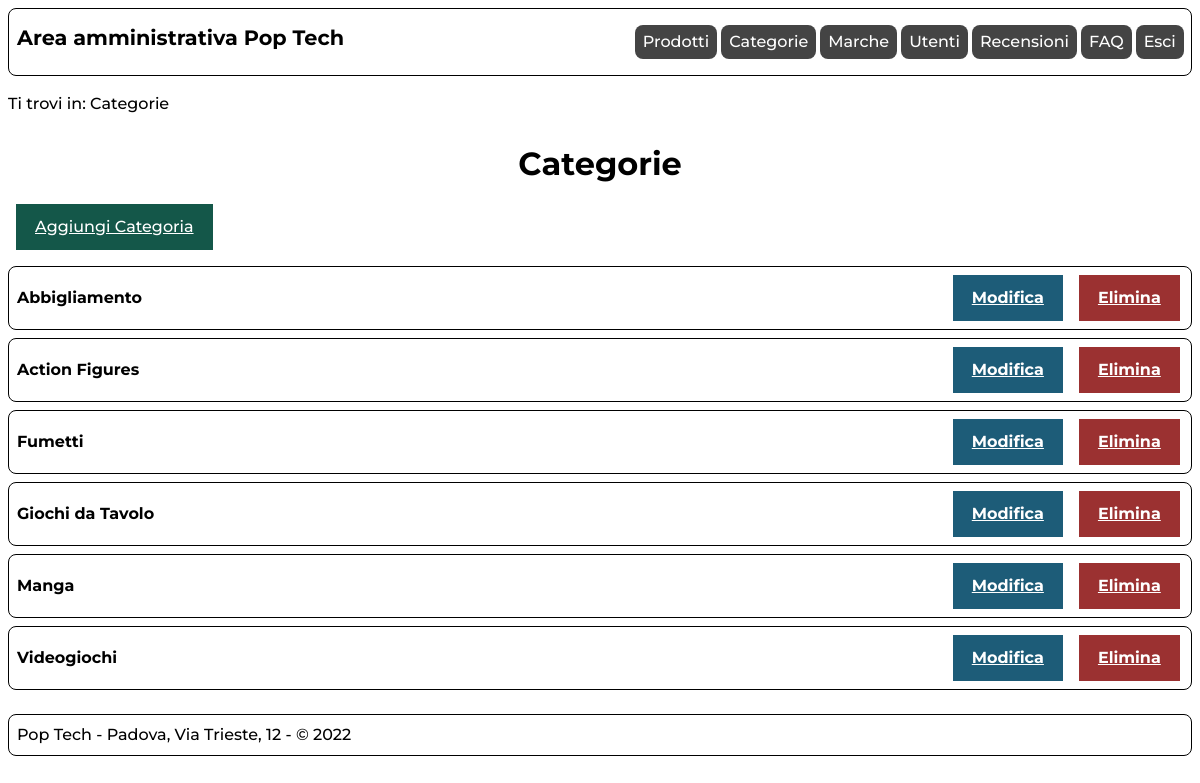
Screenshot of /admin/categorie.php (signed in) with the database file from the repository.
### tables this page shows
CREATE TABLE `categoria` (
  `ID` int(11) UNSIGNED NOT NULL,
  `nome` varchar(100) NOT NULL,
  `inPrimaPagina` tinyint(1) NOT NULL,
  `keywords` varchar(500) NOT NULL,
  `descrizione` varchar(500) NOT NULL
);

### includes/connection.php (called while the page is built, shortened)
<?php
class DBAccess{
    private $connection;
    public function open_connection(){
        $this->connection = mysqli_connect(DBAccess::HOST_DB, DBAccess::USERNAME, DBAccess::PASSWORD, DBAccess::DATABASE_NAME);
        if(mysqli_connect_errno()) {
            echo "Errore di connessione al database: " . mysqli_connect_error();
            return false;
        }
        else{
            return true;
        }
    }
    public function exec_select_query($query){
        $res = mysqli_query($this->connection, $query) or die("Errore DB: ".mysqli_error($this->connection));
        if(mysqli_num_rows($res)==0){
            return array();
        }else{
            $resArray = array();
            while($row = mysqli_fetch_assoc($res)){
                array_push($resArray,$row);
            }
            return $resArray;
        }
    }
}
?>

### admin/categorie.php (the view, shortened to what this page needs)
<?php
    require_once "../includes/connection.php";
    require_once "../includes/utilities.php";
    $template = file_get_contents('layouts/layout.html');
    $pageID = 'categorie';
    $title = "Pop Tech";
    $breadcrumbs = '<p>Ti trovi in: Categorie</p>';
    if(!isLoggedIn(true)){
        $content = getAdminLoggedOutError();
    }else{
        $content = "<h1>Categorie</h1>";
        $content .= '<a href="categoria.php" class="btn btn-green" >Aggiungi Categoria</a>';
        $connection = new DBAccess();
        if($connection->open_connection()){
            $categories = $connection->exec_select_query('SELECT id, nome FROM categoria ORDER BY nome;');
            foreach($categories as $category){
                $content .= '<div class="listItem">';
                    $content .= '<span>'.parse_lang($category['nome']).'</span>';
                    $content .= '<span><a href="categoria.php?id='.$category['id'].'" class="btn btn-info" title="Modifica '.parse_lang($category['nome'],true).'">Modifica</a>';
                    $content .= '<a href="delete.php?id='.$category['id'].'&type=categoria" class="btn btn-danger" title="Elimina '.parse_lang($category['nome'],true).'">Elimina</a></span>';
                $content .= '</div>';
            }
        }else{
            $content .= getDBConnectionError(true);
        }
    }
    $menu = get_admin_menu();
    $template = str_replace('{{menu}}',$menu,$template);
    $template = str_replace('{{onload}}','',$template);
    $template = str_replace('{{pageID}}',$pageID,$template);
    $template = str_replace('{{title}}',$title,$template);
    $template = str_replace('{{breadcrumbs}}',$breadcrumbs,$template);
    $template = str_replace('{{content}}',$content,$template);
    echo $template;
?>

### styles/admin.css (style rules this page uses)
html,body { font-size: 100%; line-height: 1.5em; height: 100%; margin: auto; }
body { max-width: 1920px; margin: auto; padding: 0em; font-family: 'Montserrat',Arial, Helvetica, sans-serif; }
:root { --acolor: darkblue; --avisitedcolor: purple; --ahovercolor: blue; --libgcolor: #444444; --liabgcolor: #fff; --bordercolor: #000; --itemhovercolor: lightgray; --btncolor:#FFF; --btnbgcolor: #145749; --btnbordercolor: #145749; --btninfobordercolor: #1d5c78; --btninfobgcolor: #1d5c78; --btndangerbgcolor: #9b3131; --btndangerbordercolor: #9b3131; --inputborder: gray; --successcolor: #114c3d; --successbgcolor: #cdf9eb; --successbordercolor: #114c3d; --errorcolor: #4d0202; --errorbgcolor: #edb7ba; --errorbordercolor: #4d0202; }
a { color: var(--acolor); text-decoration: underline; }
nav#menu h1 { flex-grow: 1; font-size: 1.3em; }
nav#menu { display: flex; padding: 0em 0.2em 0em 0.5em; margin: 0.5em; border: 1px solid var(--bordercolor); border-radius: 0.5em; }
nav#breadcrumbs { margin: 0.5em; }
.listItem { padding: 0em 0.2em 0em 0.5em; margin: 0.5em 0em 0.5em 0em; border: 1px solid var(--bordercolor); border-radius: 0.5em; display: flex; flex-wrap: wrap; text-align: center; align-items: center; justify-content: space-between; }
.listItem span { font-weight: bold; }
.btn { font-family: 'Montserrat',Arial, Helvetica, sans-serif; text-align: center; padding: .5em 1em .5em 1em; cursor: pointer; display: inline-block; text-align: center; border: 3px solid var(--bordercolor); }
.btn-green,.btn-green:visited,.btn-green:hover { background-color: var(--btnbgcolor); border-color: var(--btnbordercolor); color:var(--btncolor); }
.btn-info, .btn-danger, .btn-green { display: inline-block; margin: 0.5em; }
.btn-info,.btn-info:visited,.btn-info:hover { background-color: var(--btninfobgcolor); border-color: var(--btninfobordercolor); color: var(--btncolor); }
.btn-danger,.btn-danger:visited,.btn-danger:hover { background-color: var(--btndangerbgcolor); border-color: var(--btndangerbordercolor); color: var(--btncolor); }
main { padding: 0.5em; }
main h1 { padding: 0.3em; padding-top: 0.1em; text-align: center; margin: 0.3em; }
#content:after { content: ""; display: block; }
footer { display: flex; flex-direction: row; justify-content: space-between; flex-wrap: wrap; margin-top: auto; padding: 0.5em; margin: 0.5em; border: 1px solid black; border-radius: 0.5em; }

### styles/adminMobile.css (style rules this page uses)
nav#menu h1 { flex: 100% 0 0; }
nav#menu { flex: 100% 0 0; flex-wrap: wrap; }
.listItem span { flex:100% 0 1; margin-bottom: 0.3em; }
main { padding: 0.5em; }
main h1 { line-height: 1; }
.btn-green { display: flex; justify-content: center; align-items: center; }

### styles/print.css (style rules this page uses)
html,body { font-size: 12pt; line-height: 1.5em; }
body { margin: auto; font-family: "Times New Roman", serif; }
footer { margin-top: 0.5cm; text-align: center; }
#menu { display: none; }
.btn, textarea, select { display: none; }
#admin_prodotti #breadcrumbs, #admin_categorie #breadcrumbs, #admin_marche #breadcrumbs, #admin_utenti #breadcrumbs, #admin_recensioni #breadcrumbs, #admin_faqs #breadcrumbs, #admin_loginPage #breadcrumbs { display: none; }

### rows the page displays
categoria: nome "Abbigliamento"
categoria: nome "Action Figures"
categoria: nome "Fumetti"
categoria: nome "Giochi da Tavolo"
categoria: nome "Manga"
categoria: nome "Videogiochi"

### other values shown
$template "Area amministrativa Pop Tech Pop Tech - Padova, Via Trieste, 12 - © 2022"
$names[$i] "Prodotti"
$names[$i] "Categorie"
$names[$i] "Marche"
$names[$i] "Utenti"
$names[$i] "Recensioni"
$names[$i] "FAQ"
